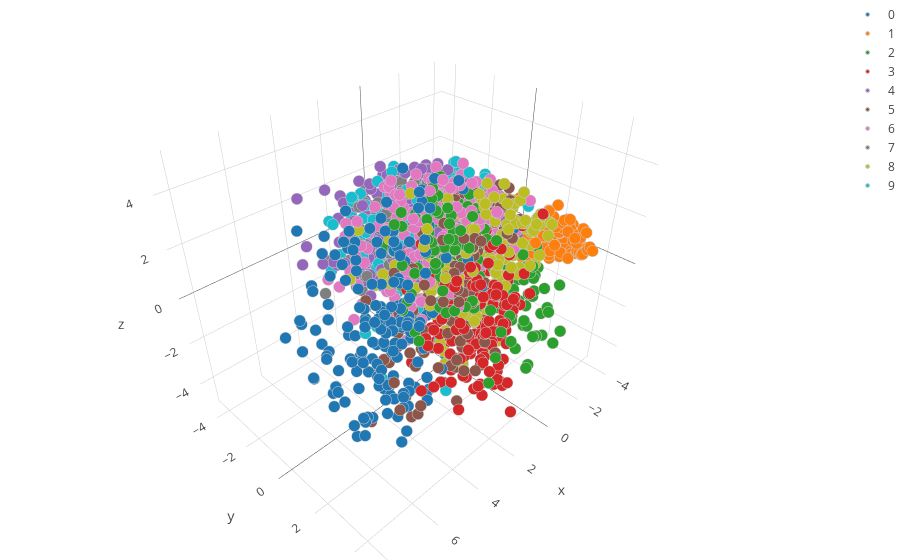

Notebook source saved alongside this figure:
### Code cell
plot_3d_mnist_plotly_scatter(X_3d_pca_embedded, y_small)

### Figure 1 — Plotly figure (JSON) as saved in the notebook; plotly's stock layout.template omitted (floating-point values rounded to 4 significant figures; data arrays with more than 128 entries replaced by an {"elided": "..."} marker saying what was removed)
{"data": [{"marker": {"color": 0, "colorscale": "Jet", "line": {"color": "rgb(204, 204, 204)", "width": 1}, "size": 4, "symbol": "circle"}, "mode": "markers", "name": "0", "type": "scatter3d", "x": {"elided": "191 float values"}, "y": {"elided": "191 float values"}, "z": {"elided": "191 float values"}}, {"marker": {"color": 1, "colorscale": "Jet", "line": {"color": "rgb(204, 204, 204)", "width": 1}, "size": 4, "symbol": "circle"}, "mode": "markers", "name": "1", "type": "scatter3d", "x": {"elided": "220 float values"}, "y": {"elided": "220 float values"}, "z": {"elided": "220 float values"}}, {"marker": {"color": 2, "colorscale": "Jet", "line": {"color": "rgb(204, 204, 204)", "width": 1}, "size": 4, "symbol": "circle"}, "mode": "markers", "name": "2", "type": "scatter3d", "x": {"elided": "198 float values"}, "y": {"elided": "198 float values"}, "z": {"elided": "198 float values"}}, {"marker": {"color": 3, "colorscale": "Jet", "line": {"color": "rgb(204, 204, 204)", "width": 1}, "size": 4, "symbol": "circle"}, "mode": "markers", "name": "3", "type": "scatter3d", "x": {"elided": "191 float values"}, "y": {"elided": "191 float values"}, "z": {"elided": "191 float values"}}, {"marker": {"color": 4, "colorscale": "Jet", "line": {"color": "rgb(204, 204, 204)", "width": 1}, "size": 4, "symbol": "circle"}, "mode": "markers", "name": "4", "type": "scatter3d", "x": {"elided": "214 float values"}, "y": {"elided": "214 float values"}, "z": {"elided": "214 float values"}}, {"marker": {"color": 5, "colorscale": "Jet", "line": {"color": "rgb(204, 204, 204)", "width": 1}, "size": 4, "symbol": "circle"}, "mode": "markers", "name": "5", "type": "scatter3d", "x": {"elided": "180 float values"}, "y": {"elided": "180 float values"}, "z": {"elided": "180 float values"}}, {"marker": {"color": 6, "colorscale": "Jet", "line": {"color": "rgb(204, 204, 204)", "width": 1}, "size": 4, "symbol": "circle"}, "mode": "markers", "name": "6", "type": "scatter3d", "x": {"elided": "200 float values"}, "y": {"elided": "200 float values"}, "z": {"elided": "200 float values"}}, {"marker": {"color": 7, "colorscale": "Jet", "line": {"color": "rgb(204, 204, 204)", "width": 1}, "size": 4, "symbol": "circle"}, "mode": "markers", "name": "7", "type": "scatter3d", "x": {"elided": "224 float values"}, "y": {"elided": "224 float values"}, "z": {"elided": "224 float values"}}, {"marker": {"color": 8, "colorscale": "Jet", "line": {"color": "rgb(204, 204, 204)", "width": 1}, "size": 4, "symbol": "circle"}, "mode": "markers", "name": "8", "type": "scatter3d", "x": {"elided": "172 float values"}, "y": {"elided": "172 float values"}, "z": {"elided": "172 float values"}}, {"marker": {"color": 9, "colorscale": "Jet", "line": {"color": "rgb(204, 204, 204)", "width": 1}, "size": 4, "symbol": "circle"}, "mode": "markers", "name": "9", "type": "scatter3d", "x": {"elided": "210 float values"}, "y": {"elided": "210 float values"}, "z": {"elided": "210 float values"}}], "layout": {"margin": {"b": 0, "l": 0, "r": 0, "t": 0}}}
